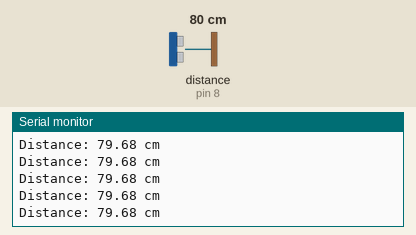
A sketch run on a simulated Arduino Uno, built with avr-gcc and run on an emulated ATmega328P. On the bench: the last lines printed to the serial monitor. Wiring (inferred from the names in the program): ultrasonic range finder: trigger pin 9; echo pin 8. Inputs (shaded band) come from the test bench; at power-on: distance to the obstacle (sensor on pin 8) 80 cm. The echo pulse lasts 58.3 µs per cm.

Above: at 1.2 s.
1.3 s: distance to the obstacle (sensor on pin 8) set to 35 cm
At 1.6 s:
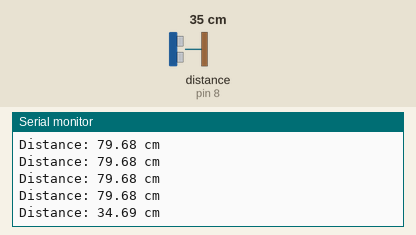
4.3 s: distance to the obstacle (sensor on pin 8) set to 2 cm
At 4.44 s:
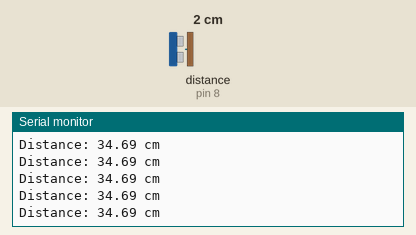
Timing chart, 0 to 7.3 s (numbered marks = the images above; inputs shaded):
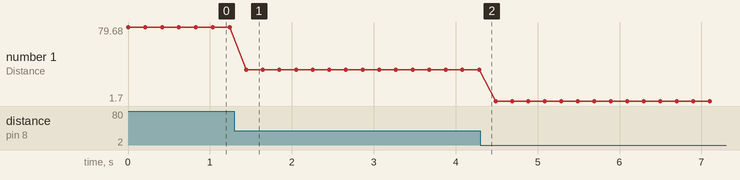

The sketch:

lab5.3.ino
```cpp
#define TRIG 9
#define ECHO 8

void setup() {
  Serial.begin(9600);
  pinMode(TRIG, OUTPUT);
  pinMode(ECHO, INPUT);
}

void loop() {
  // Send 10 µs trigger pulse
  digitalWrite(TRIG, LOW);
  delayMicroseconds(2);
  digitalWrite(TRIG, HIGH);
  delayMicroseconds(10);
  digitalWrite(TRIG, LOW);

  // Read echo duration
  long duration = pulseIn(ECHO, HIGH);

  // Convert to distance (speed of sound = 343 m/s)
  float distance = (duration * 0.0343) / 2;

  Serial.print("Distance: ");
  Serial.print(distance);
  Serial.println(" cm");

  delay(200);
}
```

lab5.1.ino
```cpp
#define F_CPU 16000000UL
#include <avr/io.h>
#include <util/delay.h>

void UART_init() {
    // Set baud rate (UBRR = 8 for 115200 baud)
    uint16_t ubrr = 8;
    UBRR0H = (ubrr >> 8);
    UBRR0L = ubrr;

    // UCSR0C settings:
    // UPM01 = 1, UPM00 = 0 → Even parity
    // USBS0 = 1 → 2 stop bits
    // UCSZ01 = 1, UCSZ00 = 0 → 7 data bits
    UCSR0C = (1 << UPM01)      // Even parity
           | (1 << USBS0)      // 2 stop bits
           | (1 << UCSZ01);    // 7-bit data

    // UCSR0B:
    // Enable transmitter, ensure UCSZ02 = 0 for 7-bit mode
    UCSR0B = (1 << TXEN0);     // Enable TX only
}

void UART_send(char data) {
    // Wait for buffer to be empty
    while (!(UCSR0A & (1 << UDRE0)));
    UDR0 = data;               // Load data into UART data register
}

int main(void) {
    UART_init();

    while (1) {
        UART_send('A');        // send 'A' repeatedly
        _delay_ms(500);        // visible on PuTTY
    }
}
```

Measured:
- after the input at 1.3 s, the serial monitor: prints a new line after 0.14 s (image 1)
- plotted number 1: 79.68 → 34.69 after the input at 1.3 s, 34.69 → 1.7 after the input at 4.3 s
